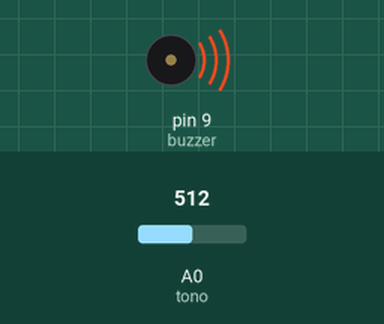
Recording of a sketch running on a simulated Arduino Uno, built with avr-gcc and run on an emulated ATmega328P. On the bench: buzzer (waves = sounding). Inputs (shaded band) come from the test bench; at power-on: A0 (tono) = 512.

Above: at 0.1 s.
Timing chart, 0 to 1.6 s (numbered marks = the images above):
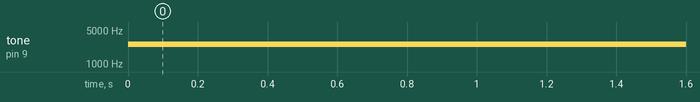

The sketch:

Play_Melody.ino
```cpp
//--------------------------------------------------
//Declara puertos de entradas y salidas y variables
//--------------------------------------------------
int buzzer = 9;  //Declara Pin del buzzer
int tono = 0;    //Declara Pin del potenciómetro

//------------------------------------
//Funcion principal
//------------------------------------
void setup() // Se ejecuta cada vez que el Arduino se inicia
{
  // No se configuran parámetros inciales, pero se debe
  //  colocar el encabezado de la función setup()
}

//------------------------------------
//Funcion ciclicla
//------------------------------------
void loop() // Esta funcion se mantiene ejecutando
{           //  cuando este energizado el Arduino

  //Variable entera donde se almacena el valor del potenciómetro
  int sensor = analogRead(tono);

  //Variable donde se escala la frecuencia de 100 a 5000Hz
  int frecuencia = map(sensor,0,1023,100,5000);

  //Variable entera para guardar el tiempo deseado en ms
  int duracion = 250;

  //Funcion tone(), que recibe:
  //  1ra posición: Pin del elemento sonoro
  //  2da posición: Frecuencia deseada en Hz
  //  3ra posición: Duración del tono
  tone(buzzer, frecuencia, duracion);

  //Retardo
  delay(100);
}
```

Measured:
- by itself, tone on pin 9 (buzzer): silent → 2552 Hz at 0.00 s
